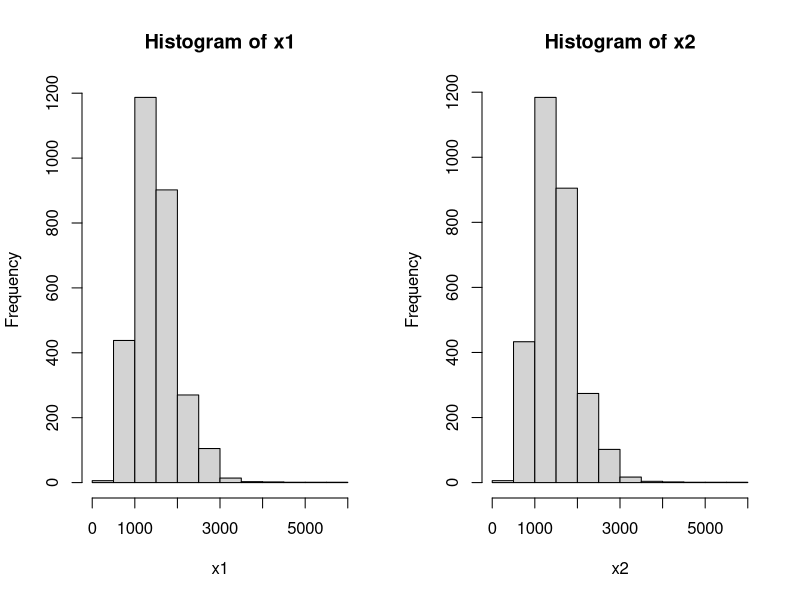

This chart was generated by the following R code: (Note: this script raises an error after producing the figure.)

# read in the ames data
ames <- read.csv( "../datasets/ames_housing.csv" )
head( ames )
str( ames )

x1 <- ames$First_Flr_SF + ames$Second_Flr_SF
x2 <- ames$Gr_Liv_Area

par( mfrow = c(1,2) )
hist( x1 )
hist( x2 )

summary( x1 )
summary( x2 )

x1new <- rev( x1 )

summary( x1 )
summary( x1new )

summary( x1 == x2 )

summary( x1 == x1new )

summary( x2 - x1 )


# logical < integer < double (numeric) < [complex] < character
as.integer( TRUE )
v <- c(1,NA,7,8,NA,NA)
is.na(v)
sum( is.na(v) )

as.double( TRUE )

as.character( TRUE )

"TRUE" == TRUE

identical( "TRUE", TRUE )


# read in data from homework
ith <- read.csv("../datasets/ithaca_weather_2022.csv")
head(ith)
str(ith)


?as.Date

d <- as.Date( as.character(ith$date), "%Y%m%d" )
class(d)
typeof(d)

d[1:10]

d[5] - d[4]

format(as.Date("0000-01-01"), "%A" )



# matrix vs vector
v <- sample( 1:100, 12 )
length(v)
names(v)
dim(v)

m <- matrix( sample(1:100,12), 4, 3 )
length(m)
names(m)
dim(m)

v
dim(v) <- c(4,3)
v
v[ 1 ]
v[ 1, 1 ]
v[ 5 ]
v
class(v)
c(v)
v
as.vector(v)
v <- c(v)
v

# accessor and replacement functions
v 
length(v)
dim(m)
names(v)
names(v) <- letters[1:12]
names(v)
v
attributes(m)
rownames(m) <- LETTERS[1:4]
rownames(m)
m
attributes(m)
dimnames( m )

sum(v)
sum(v) <- 600 

?names

attributes(m)
dim(m)
dim(m) <- c(3,4)
m
attributes(m)

m
colnames(m) <- LETTERS[1:4]
m
attributes(m)
a <- attributes(m)
a
class(a)

v2 <- rnorm(12)
v2
typeof(v2)


# lm as a list
x <- rnorm(100)
y <- 3 + 2*x + 0.5*rnorm(100)
plot(x,y)
m1 <- lm( y ~ x )
summary(m1)
m1
class(m1)
names(m1)
m1$coefficients
is.numeric(m1$coefficients)
is.integer( m1$coefficients )
is.data.frame(m1$coefficients)
is.vector(m1$coefficients)
names( m1$coefficients )
m1[[1]]
m1[ 1 ]


# make your own list

# name
# hometown
# courses you're taking
# some musical acts you like

me <- list()
me$name <- "Joe Guinness"
me$hometown <- "St. Louis, MO"
me$courses <- "STSCI 2120"
me$music <- c("The Beatles","Bob Seger","Billie Eilish")
me









me <- list()
me[["name"]] <- "Joe Guinness"
me[["hometown"]] <- "St. Louis, MO"
me[["courses"]] <- "STSCI 2120"
me[["music"]] <- c("The Beatles","Bob Seger","Billie Eilish")
me













